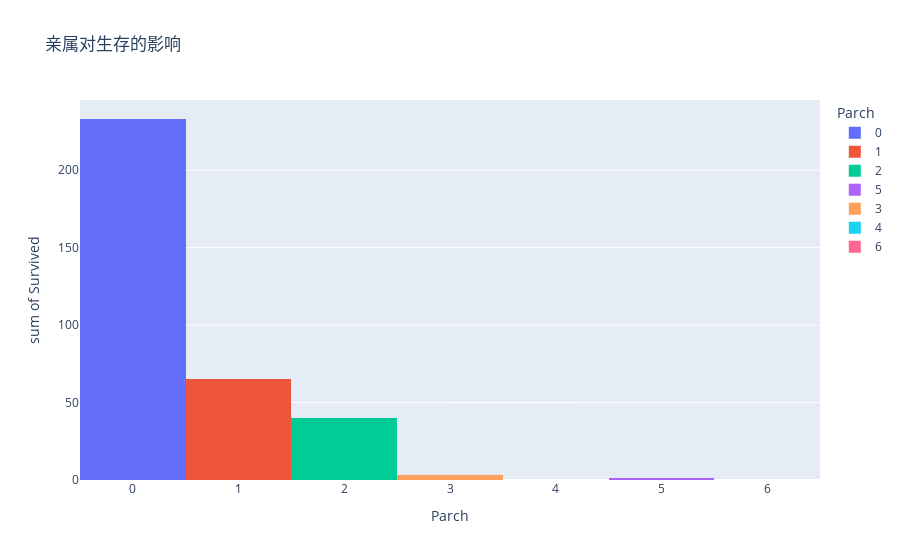

This figure's notebook cell:
### Markdown cell above
## 拥有0-2位旁系亲属的人生存率更高

### Code cell
fig7=express.histogram(data_frame=train_data, x="Parch",y="Survived", color="Parch",
                      title="亲属对生存的影响")#进行分布的统计
fig7.show()
ff2=sns.barplot(x="Parch", y="Survived", data=train_data)
ff2

### Figure 1 — Plotly figure (JSON) as saved in the notebook; plotly's stock layout.template omitted (floating-point values rounded to 4 significant figures; data arrays with more than 128 entries replaced by an {"elided": "..."} marker saying what was removed)
{"data": [{"alignmentgroup": "True", "bingroup": "x", "histfunc": "sum", "hovertemplate": "Parch=%{x}<br>sum of Survived=%{y}<extra></extra>", "legendgroup": "0", "marker": {"color": "#636efa", "pattern": {"shape": ""}}, "name": "0", "offsetgroup": "0", "orientation": "v", "showlegend": true, "type": "histogram", "x": {"elided": "678 int values"}, "xaxis": "x", "y": {"elided": "678 int values"}, "yaxis": "y"}, {"alignmentgroup": "True", "bingroup": "x", "histfunc": "sum", "hovertemplate": "Parch=%{x}<br>sum of Survived=%{y}<extra></extra>", "legendgroup": "1", "marker": {"color": "#EF553B", "pattern": {"shape": ""}}, "name": "1", "offsetgroup": "1", "orientation": "v", "showlegend": true, "type": "histogram", "x": [1, 1, 1, 1, 1, 1, 1, 1, 1, 1, 1, 1, 1, 1, 1, 1, 1, 1, 1, 1, 1, 1, 1, 1, 1, 1, 1, 1, 1, 1, 1, 1, 1, 1, 1, 1, 1, 1, 1, 1, 1, 1, 1, 1, 1, 1, 1, 1, 1, 1, 1, 1, 1, 1, 1, 1, 1, 1, 1, 1, 1, 1, 1, 1, 1, 1, 1, 1, 1, 1, 1, 1, 1, 1, 1, 1, 1, 1, 1, 1, 1, 1, 1, 1, 1, 1, 1, 1, 1, 1, 1, 1, 1, 1, 1, 1, 1, 1, 1, 1, 1, 1, 1, 1, 1, 1, 1, 1, 1, 1, 1, 1, 1, 1, 1, 1, 1, 1], "xaxis": "x", "y": [0, 1, 0, 0, 0, 0, 1, 1, 1, 0, 0, 0, 1, 0, 0, 0, 0, 1, 0, 1, 0, 0, 1, 0, 1, 0, 0, 0, 1, 0, 1, 0, 0, 1, 1, 0, 0, 1, 1, 0, 0, 1, 1, 1, 1, 0, 1, 1, 0, 1, 0, 0, 1, 0, 1, 0, 0, 1, 1, 1, 1, 1, 0, 1, 1, 0, 1, 0, 0, 1, 1, 1, 1, 1, 0, 1, 0, 1, 1, 0, 1, 1, 0, 1, 1, 0, 0, 1, 1, 0, 0, 1, 1, 0, 0, 1, 1, 1, 1, 0, 0, 1, 1, 0, 1, 1, 0, 1, 1, 0, 0, 1, 1, 1, 1, 1, 1, 1], "yaxis": "y"}, {"alignmentgroup": "True", "bingroup": "x", "histfunc": "sum", "hovertemplate": "Parch=%{x}<br>sum of Survived=%{y}<extra></extra>", "legendgroup": "2", "marker": {"color": "#00cc96", "pattern": {"shape": ""}}, "name": "2", "offsetgroup": "2", "orientation": "v", "showlegend": true, "type": "histogram", "x": [2, 2, 2, 2, 2, 2, 2, 2, 2, 2, 2, 2, 2, 2, 2, 2, 2, 2, 2, 2, 2, 2, 2, 2, 2, 2, 2, 2, 2, 2, 2, 2, 2, 2, 2, 2, 2, 2, 2, 2, 2, 2, 2, 2, 2, 2, 2, 2, 2, 2, 2, 2, 2, 2, 2, 2, 2, 2, 2, 2, 2, 2, 2, 2, 2, 2, 2, 2, 2, 2, 2, 2, 2, 2, 2, 2, 2, 2, 2, 2], "xaxis": "x", "y": [1, 0, 1, 1, 0, 0, 1, 0, 1, 1, 0, 0, 1, 0, 0, 0, 0, 0, 1, 0, 0, 1, 0, 1, 1, 1, 0, 1, 1, 0, 1, 1, 1, 0, 1, 0, 1, 0, 1, 1, 1, 0, 1, 0, 1, 0, 1, 0, 0, 1, 1, 1, 1, 1, 0, 0, 1, 1, 0, 1, 1, 0, 0, 0, 0, 0, 1, 1, 1, 0, 1, 0, 1, 0, 0, 1, 0, 0, 0, 0], "yaxis": "y"}, {"alignmentgroup": "True", "bingroup": "x", "histfunc": "sum", "hovertemplate": "Parch=%{x}<br>sum of Survived=%{y}<extra></extra>", "legendgroup": "5", "marker": {"color": "#ab63fa", "pattern": {"shape": ""}}, "name": "5", "offsetgroup": "5", "orientation": "v", "showlegend": true, "type": "histogram", "x": [5, 5, 5, 5, 5], "xaxis": "x", "y": [0, 1, 0, 0, 0], "yaxis": "y"}, {"alignmentgroup": "True", "bingroup": "x", "histfunc": "sum", "hovertemplate": "Parch=%{x}<br>sum of Survived=%{y}<extra></extra>", "legendgroup": "3", "marker": {"color": "#FFA15A", "pattern": {"shape": ""}}, "name": "3", "offsetgroup": "3", "orientation": "v", "showlegend": true, "type": "histogram", "x": [3, 3, 3, 3, 3], "xaxis": "x", "y": [0, 1, 0, 1, 1], "yaxis": "y"}, {"alignmentgroup": "True", "bingroup": "x", "histfunc": "sum", "hovertemplate": "Parch=%{x}<br>sum of Survived=%{y}<extra></extra>", "legendgroup": "4", "marker": {"color": "#19d3f3", "pattern": {"shape": ""}}, "name": "4", "offsetgroup": "4", "orientation": "v", "showlegend": true, "type": "histogram", "x": [4, 4, 4, 4], "xaxis": "x", "y": [0, 0, 0, 0], "yaxis": "y"}, {"alignmentgroup": "True", "bingroup": "x", "histfunc": "sum", "hovertemplate": "Parch=%{x}<br>sum of Survived=%{y}<extra></extra>", "legendgroup": "6", "marker": {"color": "#FF6692", "pattern": {"shape": ""}}, "name": "6", "offsetgroup": "6", "orientation": "v", "showlegend": true, "type": "histogram", "x": [6], "xaxis": "x", "y": [0], "yaxis": "y"}], "layout": {"barmode": "relative", "legend": {"title": {"text": "Parch"}, "tracegroupgap": 0}, "title": {"text": "亲属对生存的影响"}, "xaxis": {"anchor": "y", "categoryarray": [0, 1, 2, 5, 3, 4, 6], "categoryorder": "array", "domain": [0, 1], "title": {"text": "Parch"}}, "yaxis": {"anchor": "x", "domain": [0, 1], "title": {"text": "sum of Survived"}}}}
